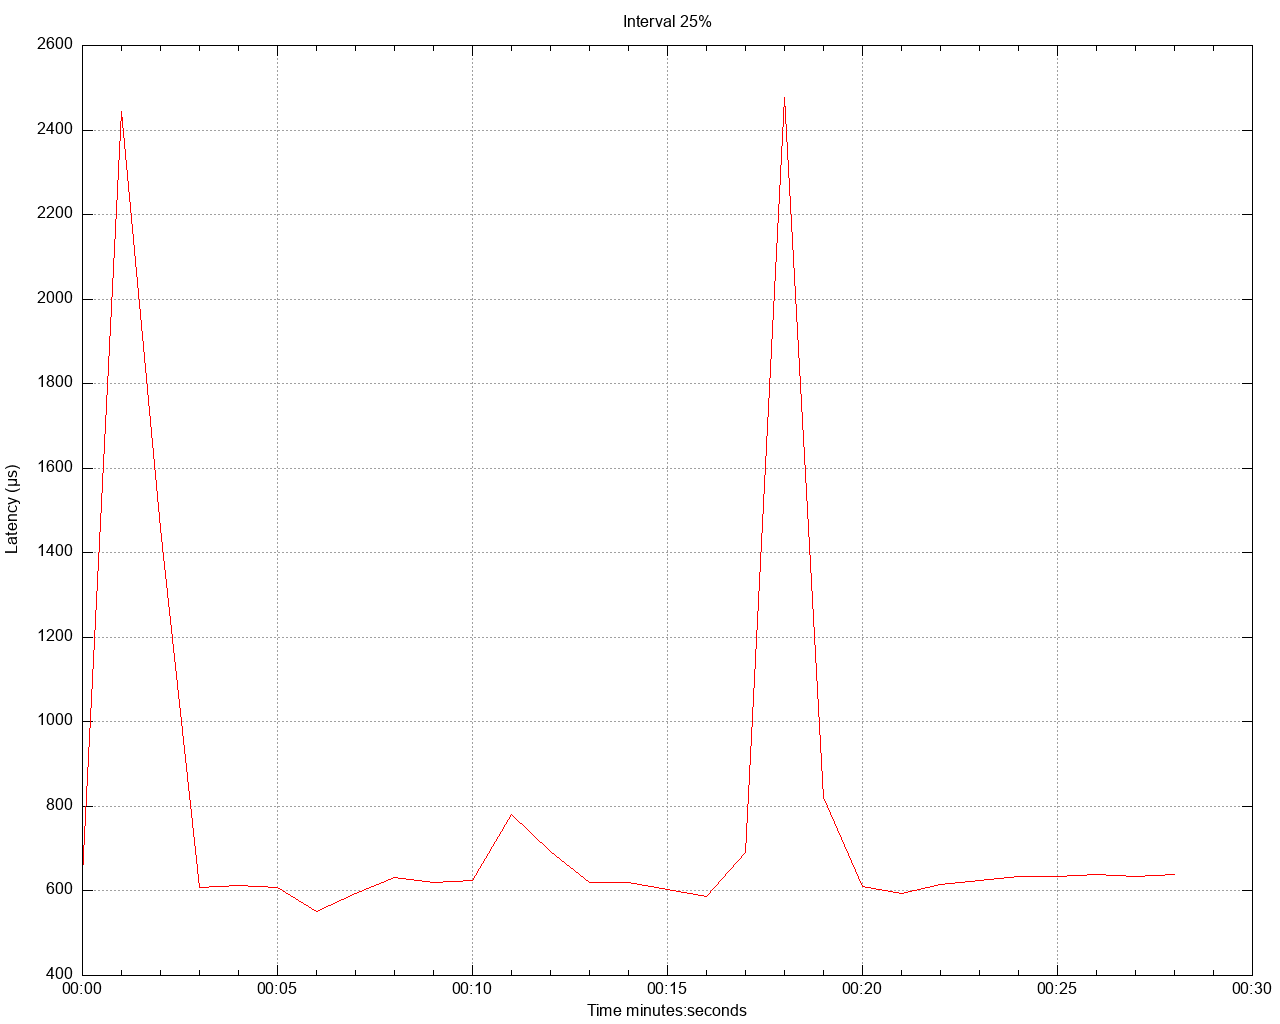

Write the gnuplot code that produced this figure.
set title 'Interval 25%' noenhanced
set style data lines
set datafile separator ","
set terminal png size 1280,1024
set grid
set key below
set xdata time
set timefmt "%s"
offset = 0
t0(x)=(offset=($0==0) ? x : offset, x - offset)
set xlabel 'Time minutes:seconds'
set ylabel 'Latency (μs)'
set output '/Users/gbarnett/git/hazelcast-simulator/atomiclong-3node-member/atomicreference/latency/latency_interval_25_sixteenKbWrite.png'
plot \
   '/Users/gbarnett/git/hazelcast-simulator/atomiclong-3node-member/atomicreference/data/latency_interval_25_sixteenKbWrite_1.data' using (t0(timecolumn(1))):2 title "" lt rgb "red", \
